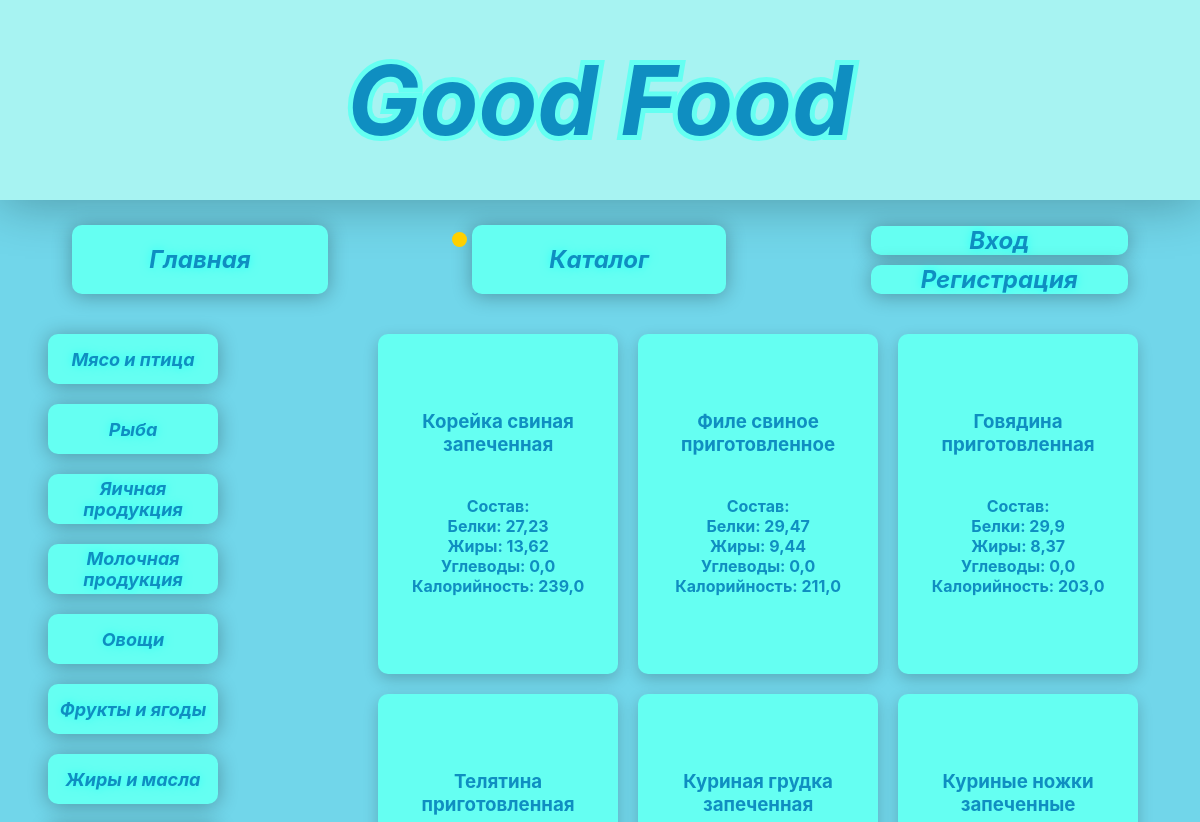
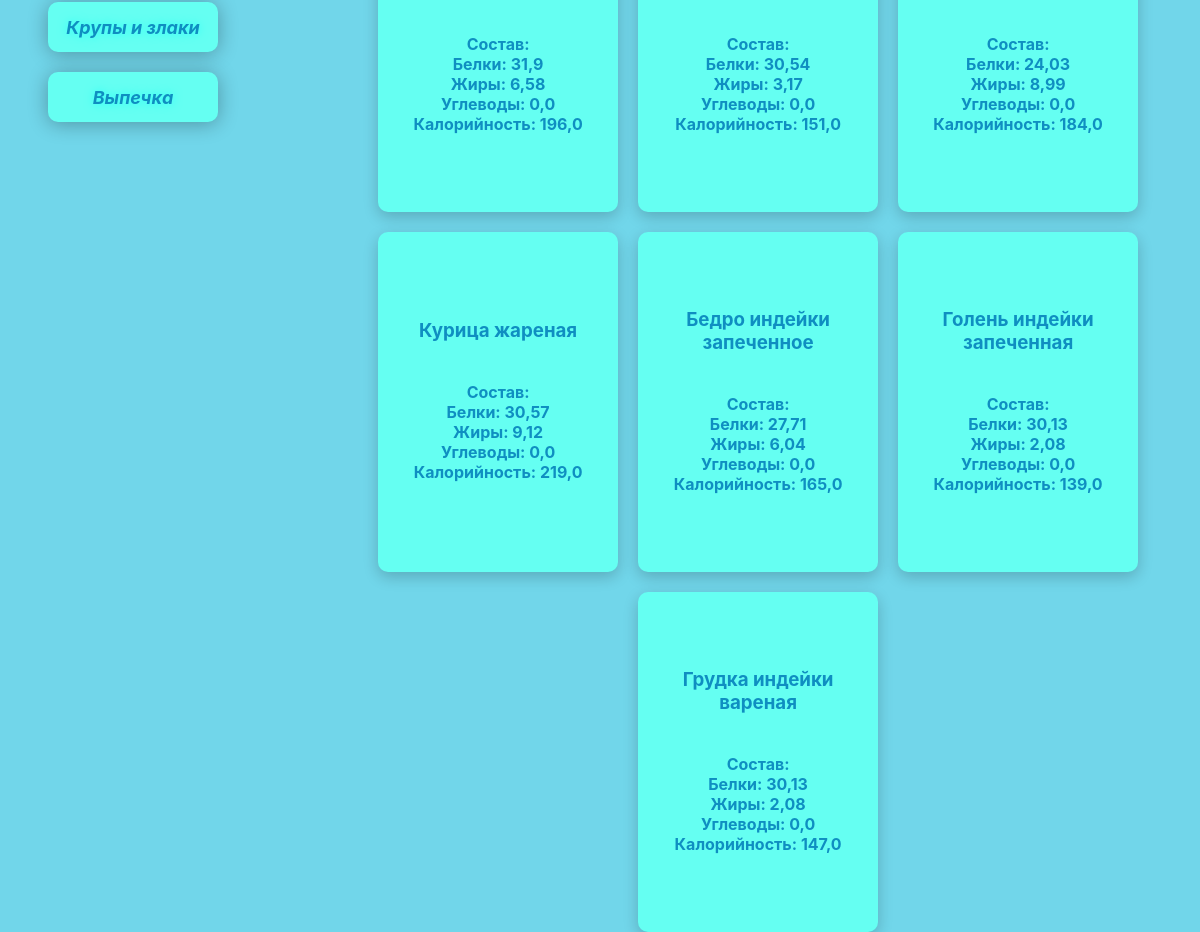
Page /catalog/ on the committed database (2 pictures, top to bottom).
### modulerec/models.py (models this page shows, shortened)
class Category(models.Model):
    name = models.CharField(max_length=100)
    ru_name = models.CharField(max_length=100, blank=True)

class Product(models.Model):
    name = models.CharField(max_length=100)
    category = models.ForeignKey(Category, on_delete=models.CASCADE)
    proteins = models.FloatField(default=0)
    fats = models.FloatField(default=0)
    carbohydrates = models.FloatField(default=0)
    caloricity = models.FloatField(default=0)
    is_for_weight_main = models.BooleanField(default=False)
    is_for_weight_gain = models.BooleanField(default=False)
    is_for_weight_loss = models.BooleanField(default=False)
    class Meta:
        unique_together = ['name', 'category']

### modulerec/views.py (the view)
# urls.py: path('catalog/', views.catalog_view, name='catalog'),
def catalog_view(request):
    categories = Category.objects.all()
    products = Product.objects.all()
    return render(request, 'catalog.html', {'categories': categories, 'products': products})

### templates/catalog.html (shortened to what this page needs)
{% load static %}
<html lang="ru">
    <head>
        <link rel="stylesheet" href="{% static 'styles/base.css' %}">
        <link rel="stylesheet" href="{% static 'styles/catalog.css' %}">
    </head>
    <body>
        <div id="heading">
            <span>Good Food</span>
        </div>
        <div id="body">
            <div class="navbar">
                <a href="{% url 'index' %}" class="nav-button">Главная</a>
                <a href="{% url 'catalog' %}" class="nav-button">Каталог<div class="nav-button--circle"></div></a>
                <div class="auth-buttons">
                    {% if user.is_authenticated %}
                        <a href="{% url 'profile' %}" class="auth-button">Профиль</a>
                        <a href="{% url 'logout' %}" class="auth-button">Выйти</a>
                    {% else %}
                        <a href="{% url 'signin' %}" class="auth-button">Вход</a>
                        <a href="{% url 'signup' %}" class="auth-button">Регистрация</a>
                    {% endif %}
                </div>
            </div>
            <div class="catalog-content">
                <div class="catalog-navbar">
                    {% for category in categories %}
                        <button data-target="#{{ category.name }}" class="product-button">
                            {% if category.ru_name %}
                                {{ category.ru_name }}
                            {% else %}
                                {{ category.name }}
                            {% endif %}
                        </button>
                    {% endfor %}
                </div>
                <div class="content-area">
                    {% for category in categories %}
                        <div id="{{ category.name }}" class="content-block {% if forloop.first %}active{% endif %}">
                            <div class="product-grid">
                                {% for product in products %}
                                    {% if product.category == category %}
                                        <div class="product-card">
                                            <h3>{{ product.name }}</h3>
                                            <h4>Состав: <br>
                                                Белки: {{ product.proteins }}<br>
                                                Жиры: {{ product.fats }}<br>
                                                Углеводы: {{ product.carbohydrates }}<br>
                                                Калорийность: {{ product.caloricity }}
                                            </h4>
                                        </div>
                                    {% endif %}
                                {% endfor %}
                            </div>
                        </div>
                    {% endfor %}
                </div>
            </div>
        </div>
    </body>
</html>

### static/styles/base.css (style rules this page uses)
body { margin: 0; background: #71D6EA; position: relative; }
#heading { z-index: 2; position: relative; display: flex; align-items: center; justify-content: center; width: 100%; height: 200px; background: #A7F3F2; box-shadow: 0px 2px 50px rgba(0, 0, 0, 0.3); }
#heading span { font-family: 'Inter', sans-serif; font-style: italic; font-weight: bold; font-size: 96; color: #0F8EC1; -webkit-text-stroke: 10px #65FFF2; paint-order: stroke fill; }
#body { width: 100%; height: 100%; }
.navbar { z-index: 2; position: relative; display: flex; justify-content: space-around; align-items: center; padding-top: 25px; }
.nav-button { font-family: 'Inter', sans-serif; font-size: 24px; font-weight: bold; font-style: italic; color: #0F8EC1; background: #65FFF2; border: none; border-radius: 10px; padding: 20px 77px; text-shadow: 0 0 10px rgba(0, 255, 255, 0.6); cursor: pointer; box-shadow: 0px 2px 20px rgba(0, 0, 0, 0.3); transition: background 0.3s ease; text-decoration: none; position: relative; }
.auth-button { font-family: 'Inter', sans-serif; font-size: 24px; font-weight: bold; font-style: italic; color: #0F8EC1; background: #65FFF2; border: none; border-radius: 10px; padding: 0px 50px; text-shadow: 0 0 10px rgba(0, 255, 255, 0.6); cursor: pointer; box-shadow: 0px 2px 20px rgba(0, 0, 0, 0.3); transition: background 0.3s ease; text-decoration: none; }
.auth-buttons { display: flex; flex-direction: column; text-align: center; gap: 10px; }

### static/styles/catalog.css (style rules this page uses)
.nav-button--circle { content: ""; width: 15px; height: 15px; background-color: #ffd000; border-radius: 50%; position: absolute; top: 10%; left: -20px; }
.catalog-content { display: flex; }
.catalog-navbar { display: flex; margin-left: 4%; flex-direction: column; width: 21%; align-items: center; padding-top: 40px; gap: 20px; }
.product-button { height: 50px; width: 170px; font-family: 'Inter', sans-serif; font-size: 18px; font-weight: bold; font-style: italic; color: #0F8EC1; background: #65FFF2; border: none; border-radius: 10px; text-shadow: 0 0 10px rgba(0, 255, 255, 0.6); cursor: pointer; box-shadow: 0px 2px 20px rgba(0, 0, 0, 0.3); transition: background 0.3s ease; text-decoration: none }
.content-block { display: none; padding-top: 25px; flex-basis: 75%; padding-left: 10%; padding-top: 20px; border-radius: 10px; transition: opacity 0.3s ease-in-out; }
.content-block.active { display: block; }
.product-grid { display: flex; flex-wrap: wrap; gap: 20px; justify-content: center; margin-top: 20px; }
.product-card { background: #65FFF2; border-radius: 10px; box-shadow: 0px 5px 15px rgba(0, 0, 0, 0.2); padding: 20px; text-align: center; display: flex; flex-direction: column; align-items: center; justify-content: center; width: 200px; height: 300px; transition: transform 0.3s ease, box-shadow 0.3s ease; font-family: 'Inter', sans-serif; color: #0F8EC1; }

### rows in the picture
Category: ru_name "Мясо и птица"
Category: ru_name "Рыба"
Category: ru_name "Яичная продукция"
Category: ru_name "Молочная продукция"
Category: ru_name "Овощи"
Category: ru_name "Фрукты и ягоды"
Category: ru_name "Жиры и масла"
Category: ru_name "Крупы и злаки"
Category: ru_name "Выпечка"
Product: name "Корейка свиная запеченная", proteins "27,23", fats "13,62", carbohydrates "0,0", caloricity "239,0"
Product: name "Филе свиное приготовленное", proteins "29,47", fats "9,44", carbohydrates "0,0", caloricity "211,0"
Product: name "Говядина приготовленная", proteins "29,9", fats "8,37", carbohydrates "0,0", caloricity "203,0"
Product: name "Телятина приготовленная", proteins "31,9", fats "6,58", carbohydrates "0,0", caloricity "196,0"
Product: name "Куриная грудка запеченная", proteins "30,54", fats "3,17", carbohydrates "0,0", caloricity "151,0"
Product: name "Куриные ножки запеченные", proteins "24,03", fats "8,99", carbohydrates "0,0", caloricity "184,0"
Product: name "Курица жареная", proteins "30,57", fats "9,12", carbohydrates "0,0", caloricity "219,0"
Product: name "Бедро индейки запеченное", proteins "27,71", fats "6,04", carbohydrates "0,0", caloricity "165,0"
Product: name "Голень индейки запеченная", proteins "30,13", fats "2,08", carbohydrates "0,0", caloricity "139,0"
Product: name "Грудка индейки вареная", proteins "30,13", fats "2,08", carbohydrates "0,0", caloricity "147,0"
